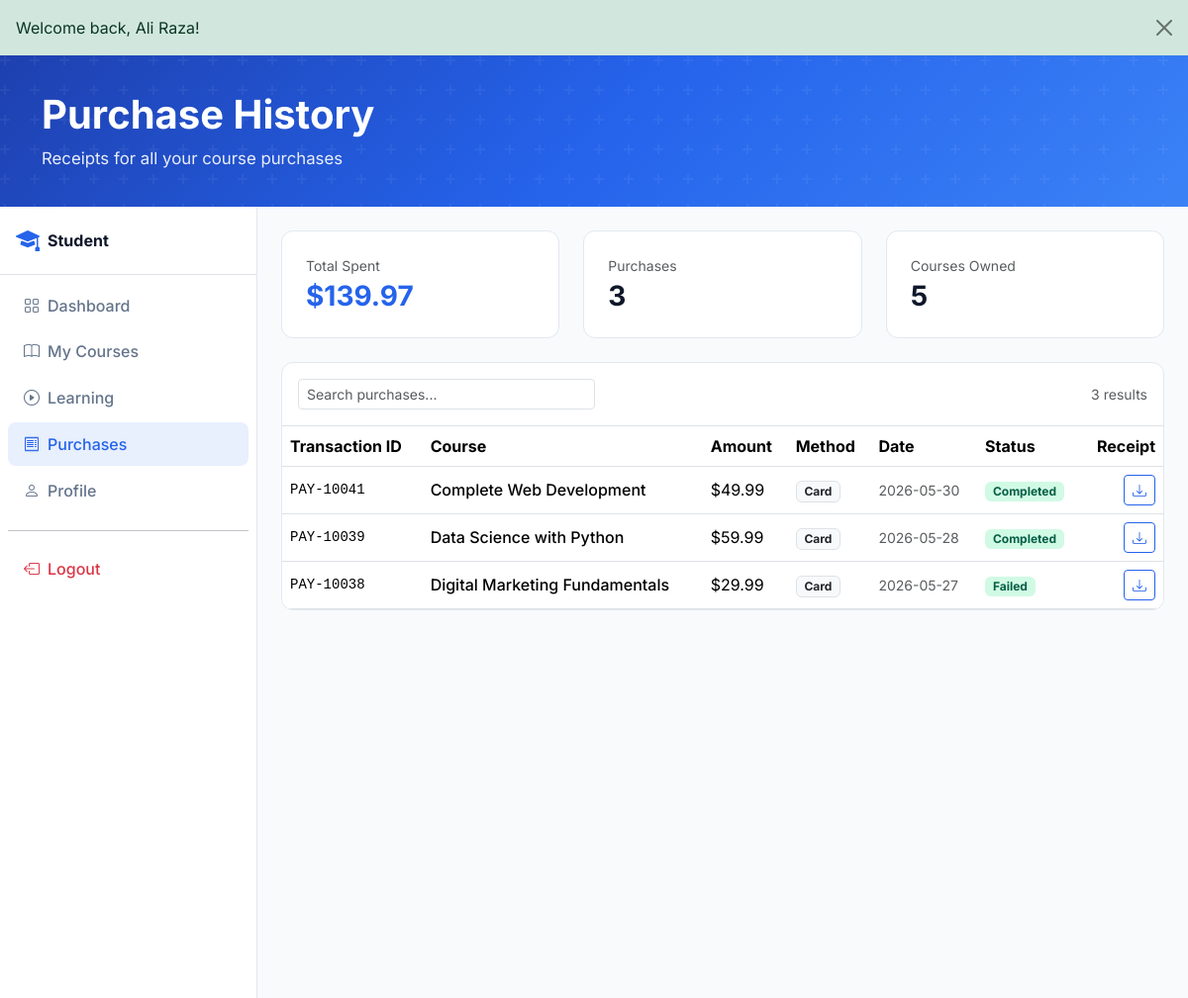
Screenshot of /student/purchases.php (signed in) with the database file from the repository.
### tables this page shows
CREATE TABLE payments (
  id INT UNSIGNED AUTO_INCREMENT PRIMARY KEY,
  reference VARCHAR(20) NOT NULL UNIQUE,
  student_id INT UNSIGNED NOT NULL,
  course_id INT UNSIGNED NOT NULL,
  amount DECIMAL(10,2) NOT NULL,
  method VARCHAR(40) NOT NULL DEFAULT 'Card',
  status ENUM('pending','completed','failed','refunded') NOT NULL DEFAULT 'pending',
  teacher_share DECIMAL(10,2) NOT NULL DEFAULT 0,
  created_at TIMESTAMP DEFAULT CURRENT_TIMESTAMP,
  FOREIGN KEY (student_id) REFERENCES users(id) ON DELETE CASCADE,
  FOREIGN KEY (course_id) REFERENCES courses(id) ON DELETE CASCADE,
  INDEX idx_payments_status (status),
  INDEX idx_payments_created (created_at)
);

CREATE TABLE courses (
  id INT UNSIGNED AUTO_INCREMENT PRIMARY KEY,
  teacher_id INT UNSIGNED NOT NULL,
  category_id INT UNSIGNED NOT NULL,
  title VARCHAR(200) NOT NULL,
  slug VARCHAR(220) NOT NULL,
  description TEXT NOT NULL,
  price DECIMAL(10,2) NOT NULL DEFAULT 0,
  thumb VARCHAR(255) DEFAULT 'assets/images/courses/placeholder.jpg',
  status ENUM('draft','pending','published','rejected') NOT NULL DEFAULT 'pending',
  rating DECIMAL(3,2) NOT NULL DEFAULT 0,
  created_at TIMESTAMP DEFAULT CURRENT_TIMESTAMP,
  updated_at TIMESTAMP DEFAULT CURRENT_TIMESTAMP ON UPDATE CURRENT_TIMESTAMP,
  FOREIGN KEY (teacher_id) REFERENCES users(id) ON DELETE CASCADE,
  FOREIGN KEY (category_id) REFERENCES categories(id),
  INDEX idx_courses_status (status),
  INDEX idx_courses_teacher (teacher_id)
);

### components/config.php (called while the page is built, shortened)
<?php
require_once __DIR__ . '/database.php';
require_once __DIR__ . '/auth.php';
require_once __DIR__ . '/../includes/data.php';
function url(string $path = ''): string
{
    return rtrim(BASE_URL, '/') . '/' . ltrim($path, '/');
}
function asset(string $path): string
{
    return url('assets/' . ltrim($path, '/'));
}
function mockStudentEnrollments(): array { return getStudentEnrollments(); }
function mockStudentPurchases(): array { return getStudentPurchases(); }

### components/database.php (called while the page is built, shortened)
<?php
function db_config(): array
{
    static $config;
    if ($config === null) {
        $config = require __DIR__ . '/db-config.php';
    }
    return $config;
}
function db(): PDO
{
    static $pdo;
    if ($pdo instanceof PDO) {
        return $pdo;
    }
    $c = db_config();
    $dsn = sprintf('mysql:host=%s;port=%s;dbname=%s;charset=%s', $c['host'], $c['port'], $c['name'], $c['charset']);
    $pdo = new PDO($dsn, $c['user'], $c['pass'], [
        PDO::ATTR_ERRMODE => PDO::ERRMODE_EXCEPTION,
        PDO::ATTR_DEFAULT_FETCH_MODE => PDO::FETCH_ASSOC,
        PDO::ATTR_EMULATE_PREPARES => false,
    ]);
    return $pdo;
}
function db_available(): bool
{
    static $available;
    if ($available !== null) {
        return $available;
    }
    try {
        db()->query('SELECT 1 FROM users LIMIT 1');
        $available = true;
    } catch (Throwable) {
        $available = false;
    }
    return $available;
}
function flash_message(): ?array
{
    $flash = $_SESSION['flash'];
    return $flash;
}

### components/auth.php (called while the page is built, shortened)
<?php
require_once __DIR__ . '/database.php';
function auth_id(): ?int
{
    return isset($_SESSION['user']['id']) ? (int) $_SESSION['user']['id'] : null;
}

### includes/data.php (called while the page is built, shortened)
<?php
require_once __DIR__ . '/../components/database.php';
function getStudentEnrollments(?int $studentId = null): array
{
    $studentId = $studentId ?? auth_id();
    $sql = "SELECT e.*, c.id AS course_id, c.title, c.price, c.rating, c.thumb, c.description,
            u.name AS teacher_name, cat.name AS category_name
            FROM enrollments e
            JOIN courses c ON c.id = e.course_id
            JOIN users u ON u.id = c.teacher_id
            JOIN categories cat ON cat.id = c.category_id
            WHERE e.student_id = ?
            ORDER BY e.last_access DESC";
    $stmt = db()->prepare($sql);
    $stmt->execute([$studentId]);
    return array_map(static function ($row) {
        return [
            'id' => (int) $row['course_id'],
            'course_id' => (int) $row['course_id'],
            'title' => $row['title'],
            'teacher' => $row['teacher_name'],
            'price' => (float) $row['price'],
            'rating' => (float) $row['rating'],
            'category' => $row['category_name'],
            'thumb' => $row['thumb'] ?: 'assets/images/courses/placeholder.jpg',
            'desc' => $row['description'],
            'progress' => (int) $row['progress'],
            'status' => $row['status'],
            'last_access' => $row['last_access'] ? date('Y-m-d', strtotime($row['last_access'])) : '',
        ];
    }, $stmt->fetchAll());
}
function getStudentPurchases(?int $studentId = null): array
{
    $studentId = $studentId ?? auth_id();
    if (!$studentId || !db_available()) {
        return fallbackStudentPurchases();
    }
    $sql = "SELECT p.reference, p.amount, p.method, p.status, p.created_at, c.title AS course_title
            FROM payments p JOIN courses c ON c.id = p.course_id
            WHERE p.student_id = ? ORDER BY p.created_at DESC";
    $stmt = db()->prepare($sql);
    $stmt->execute([$studentId]);
    return array_map(static function ($row) {
        return [
            'id' => $row['reference'],
            'course' => $row['course_title'],
            'amount' => (float) $row['amount'],
            'method' => $row['method'],
            'date' => date('Y-m-d', strtotime($row['created_at'])),
            'status' => $row['status'],
        ];
    }, $stmt->fetchAll());
}

### student/purchases.php (the view, shortened to what this page needs)
<?php
$purchases = mockStudentPurchases();
$totalSpent = array_sum(array_column($purchases, 'amount'));
$dashboardLayout = true;
$dashSection = 'purchases';
$bodyClass = 'dashboard-body';
$pageHeading = 'Purchase History';
$pageSubheading = 'Receipts for all your course purchases';
require_once __DIR__ . '/../components/head.php';
$heroClass = 'page-hero--compact';
require __DIR__ . '/../components/page-hero.php';
?>
<div class="dashboard-layout">
<div class="dashboard-wrapper d-flex">
  <?php require __DIR__ . '/../components/sidebar-student.php'; ?>
  <main class="dashboard-main flex-grow-1 p-4">
    <div class="row g-4 mb-4">
      <div class="col-md-4">
        <div class="kpi-card">
          <p class="text-muted small mb-1">Total Spent</p>
          <h3 class="mb-0 fw-bold text-primary">$<?= number_format($totalSpent, 2) ?></h3>
        </div>
      </div>
      <div class="col-md-4">
        <div class="kpi-card">
          <p class="text-muted small mb-1">Purchases</p>
          <h3 class="mb-0 fw-bold"><?= count($purchases) ?></h3>
        </div>
      </div>
      <div class="col-md-4">
        <div class="kpi-card">
          <p class="text-muted small mb-1">Courses Owned</p>
          <h3 class="mb-0 fw-bold"><?= count(mockStudentEnrollments()) ?></h3>
        </div>
      </div>
    </div>
    <div class="table-card">
      <div class="p-3 border-bottom d-flex flex-wrap justify-content-between align-items-center gap-2">
        <input type="search" class="form-control form-control-sm" style="max-width:300px" placeholder="Search purchases..." data-table-search="purchasesTable">
        <span class="small text-muted" data-table-count="purchasesTable"></span>
      </div>
      <div class="table-responsive">
        <table class="table table-hover align-middle mb-0" id="purchasesTable">
          <thead>
            <tr>
              <th>Transaction ID</th>
              <th>Course</th>
              <th>Amount</th>
              <th>Method</th>
              <th>Date</th>
              <th>Status</th>
              <th class="text-end">Receipt</th>
            </tr>
          </thead>
          <tbody>
            <?php foreach ($purchases as $p): ?>
            <tr data-status="<?= htmlspecialchars($p['status']) ?>" data-search="<?= htmlspecialchars(strtolower($p['id'] . ' ' . $p['course'] . ' ' . $p['method'] . ' ' . $p['status'])) ?>">
              <td class="font-monospace small"><?= htmlspecialchars($p['id']) ?></td>
              <td class="fw-medium"><?= htmlspecialchars($p['course']) ?></td>
              <td>$<?= number_format($p['amount'], 2) ?></td>
              <td><span class="badge bg-light text-dark border"><?= htmlspecialchars($p['method']) ?></span></td>
              <td class="small text-muted"><?= htmlspecialchars($p['date']) ?></td>
              <td><span class="badge badge-completed"><?= ucfirst($p['status']) ?></span></td>
              <td class="text-end">
                <button type="button" class="btn btn-sm btn-outline-primary" data-demo><i class="bi bi-download"></i></button>
              </td>
            </tr>
            <?php endforeach; ?>
          </tbody>
        </table>
      </div>
    </div>
  </main>
</div>
</div>
<?php
require_once __DIR__ . '/../components/modals.php';
require_once __DIR__ . '/../components/dashboard-footer-scripts.php';

### components/head.php (shortened to what this page needs)
<?php require_once __DIR__ . '/config.php'; ?>
<!DOCTYPE html>
<html lang="en">
<head>
  <link href="https://cdn.jsdelivr.net/npm/bootstrap@5.3.3/dist/css/bootstrap.min.css" rel="stylesheet">
  <link href="https://cdn.jsdelivr.net/npm/bootstrap-icons@1.11.3/font/bootstrap-icons.min.css" rel="stylesheet">
  <link href="<?= asset('css/variables.css') ?>" rel="stylesheet">
  <link href="<?= asset('css/main.css') ?>" rel="stylesheet">
  <link href="<?= asset('css/components.css') ?>" rel="stylesheet">
  <?php if (!empty($dashboardLayout)): ?><link href="<?= asset('css/dashboard.css') ?>" rel="stylesheet"><?php endif; ?>
</head>
<body class="<?= htmlspecialchars($bodyClass ?? '') ?>">

### components/flash.php (shortened to what this page needs)
<?php
$flash = flash_message();
$type = $flash['type'] === 'danger' ? 'danger' : ($flash['type'] === 'warning' ? 'warning' : 'success');
?>
<div class="alert alert-<?= $type ?> alert-dismissible fade show mb-0 rounded-0 border-0" role="alert">
  <?= htmlspecialchars($flash['message']) ?>
  <button type="button" class="btn-close" data-bs-dismiss="alert"></button>
</div>

### components/page-hero.php (shortened to what this page needs)
<?php
$pageHeading = $pageHeading ?? 'Page';
$pageSubheading = $pageSubheading ?? '';
$pageActions = $pageActions ?? '';
$heroClass = trim($heroClass ?? '');
require __DIR__ . '/flash.php';
?>
<div class="page-hero <?= htmlspecialchars($heroClass) ?>">
  <div class="container">
    <div class="page-hero__row<?= $pageActions ? ' page-hero__row--with-actions' : '' ?>">
      <div class="page-hero__content">
        <h1 class="fw-bold mb-<?= ($pageSubheading || $pageActions) ? '2' : '0' ?>"><?= htmlspecialchars($pageHeading) ?></h1>
        <?php if ($pageSubheading): ?>
        <p class="page-hero__lead mb-0"><?= htmlspecialchars($pageSubheading) ?></p>
        <?php endif; ?>
      </div>
    </div>
  </div>
</div>

### components/sidebar-student.php (shortened to what this page needs)
<?php $dashSection = $dashSection ?? 'overview'; ?>
<aside class="dashboard-sidebar" id="dashboardSidebar">
  <div class="sidebar-brand d-flex align-items-center gap-2 p-3 border-bottom">
    <i class="bi bi-mortarboard-fill text-primary fs-4"></i>
    <span class="fw-bold">Student</span>
  </div>
  <nav class="nav flex-column p-2">
    <a class="nav-link <?= $dashSection === 'overview' ? 'active' : '' ?>" href="<?= url('student/dashboard.php') ?>"><i class="bi bi-grid me-2"></i>Dashboard</a>
    <a class="nav-link <?= $dashSection === 'courses' ? 'active' : '' ?>" href="<?= url('student/my-courses.php') ?>"><i class="bi bi-book me-2"></i>My Courses</a>
    <a class="nav-link <?= $dashSection === 'learn' ? 'active' : '' ?>" href="<?= url('student/course-learn.php') ?>"><i class="bi bi-play-circle me-2"></i>Learning</a>
    <a class="nav-link <?= $dashSection === 'purchases' ? 'active' : '' ?>" href="<?= url('student/purchases.php') ?>"><i class="bi bi-receipt me-2"></i>Purchases</a>
    <a class="nav-link <?= $dashSection === 'profile' ? 'active' : '' ?>" href="<?= url('student/profile.php') ?>"><i class="bi bi-person me-2"></i>Profile</a>
    <hr>
    <a class="nav-link text-danger" href="<?= url('api/logout.php') ?>"><i class="bi bi-box-arrow-left me-2"></i>Logout</a>
  </nav>
</aside>

### components/modals.php (shortened to what this page needs)
<div class="toast-container position-fixed bottom-0 end-0 p-3">
</div>

### components/dashboard-footer-scripts.php (shortened to what this page needs)
</body>
</html>

### assets/css/variables.css (style rules this page uses)
:root { --primary: #2563EB; --primary-dark: #1E40AF; --secondary-bg: #F8FAFC; --border: #E2E8F0; --accent: #F59E0B; --text: #0F172A; --text-muted: #64748B; --success: #10B981; --danger: #EF4444; --radius: 12px; --radius-lg: 16px; --shadow: 0 4px 24px rgba(37, 99, 235, 0.08); --shadow-hover: 0 16px 48px rgba(30, 64, 175, 0.15); --transition: 0.25s cubic-bezier(0.4, 0, 0.2, 1); --font: 'Inter', system-ui, -apple-system, sans-serif; }

### assets/css/main.css (style rules this page uses)
*, *::before, *::after { box-sizing: border-box; }
body { font-family: var(--font); color: var(--text); background: #fff; display: flex; flex-direction: column; min-height: 100vh; }
main { flex: 1; }
.text-primary { color: var(--primary) !important; }
.btn-outline-primary { color: var(--primary); border-color: var(--primary); }
.page-hero { background: linear-gradient(135deg, var(--primary-dark) 0%, var(--primary) 50%, #3b82f6 100%); color: #fff; padding: 3rem 0; position: relative; overflow: hidden; }
.page-hero::before { content: ''; position: absolute; inset: 0; pointer-events: none; }
.page-hero .container { position: relative; z-index: 1; }
.page-hero__lead { color: rgba(255, 255, 255, 0.9); font-size: 1.05rem; max-width: 640px; }
.page-hero--compact { padding: 2.25rem 0; }

### assets/css/components.css (style rules this page uses)
.table-card { background: #fff; border-radius: var(--radius); border: 1px solid var(--border); overflow: hidden; }
.table thead { background: var(--secondary-bg); }

### assets/css/dashboard.css (style rules this page uses)
.dashboard-layout { min-height: 100vh; display: flex; flex-direction: column; background: var(--secondary-bg); }
.dashboard-layout .dashboard-wrapper { flex: 1; min-height: 0; }
.dashboard-wrapper { min-height: calc(100vh - 120px); background: var(--secondary-bg); }
.dashboard-sidebar { width: 260px; min-height: 100vh; background: #fff; border-right: 1px solid var(--border); flex-shrink: 0; position: sticky; top: 0; height: 100vh; overflow-y: auto; }
.dashboard-sidebar .nav-link { color: var(--text-muted); border-radius: 8px; margin-bottom: 2px; font-weight: 500; padding: 0.65rem 1rem; transition: all var(--transition); }
.dashboard-sidebar .nav-link.active { background: rgba(37, 99, 235, 0.1); color: var(--primary); }
.dashboard-main { min-height: 100vh; overflow-x: hidden; }
.kpi-card { background: #fff; border-radius: var(--radius); padding: 1.5rem; border: 1px solid var(--border); height: 100%; transition: box-shadow var(--transition); }
.badge-completed { background: #D1FAE5; color: #065F46; }

### rows the page displays
payments: reference "PAY-10041", course.title "Complete Web Development", amount "49.99", method "Card", date "2026-05-30", status "Completed"
payments: reference "PAY-10039", course.title "Data Science with Python", amount "59.99", method "Card", date "2026-05-28", status "Completed"
payments: reference "PAY-10038", course.title "Digital Marketing Fundamentals", amount "29.99", method "Card", date "2026-05-27", status "Failed"

### other values shown
$flash['message'] "Welcome back, Ali Raza!"
$pageHeading "Purchase History"
$pageSubheading "Receipts for all your course purchases"
$totalSpent "139.97"
count($purchases) "3"
count(mockStudentEnrollments()) "5"
